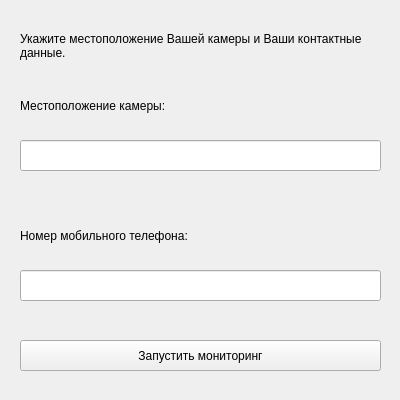
<?xml version="1.0" encoding="UTF-8"?>
<ui version="4.0">
 <class>MainWindow</class>
 <widget class="QMainWindow" name="MainWindow">
  <property name="geometry">
   <rect>
    <x>0</x>
    <y>0</y>
    <width>400</width>
    <height>400</height>
   </rect>
  </property>
  <property name="minimumSize">
   <size>
    <width>400</width>
    <height>400</height>
   </size>
  </property>
  <property name="maximumSize">
   <size>
    <width>400</width>
    <height>400</height>
   </size>
  </property>
  <property name="windowTitle">
   <string>SOWA</string>
  </property>
  <property name="windowIcon">
   <iconset>
    <normaloff>.\ICON_reg.png</normaloff>
   </iconset>
  </property>
  <widget class="QWidget" name="centralwidget">
   <widget class="QLabel" name="label_name">
    <property name="geometry">
     <rect>
      <x>20</x>
      <y>20</y>
      <width>361</width>
      <height>51</height>
     </rect>
    </property>
    <property name="text">
     <string>Укажите местоположение Вашей камеры и Ваши контактные данные.</string>
    </property>
    <property name="wordWrap">
     <bool>true</bool>
    </property>
   </widget>
   <widget class="QLabel" name="label_location">
    <property name="geometry">
     <rect>
      <x>20</x>
      <y>90</y>
      <width>271</width>
      <height>31</height>
     </rect>
    </property>
    <property name="text">
     <string>Местоположение камеры:</string>
    </property>
   </widget>
   <widget class="QLineEdit" name="location_input">
    <property name="geometry">
     <rect>
      <x>20</x>
      <y>140</y>
      <width>361</width>
      <height>31</height>
     </rect>
    </property>
   </widget>
   <widget class="QLabel" name="label_personal">
    <property name="geometry">
     <rect>
      <x>20</x>
      <y>210</y>
      <width>351</width>
      <height>51</height>
     </rect>
    </property>
    <property name="text">
     <string>Номер мобильного телефона:</string>
    </property>
    <property name="wordWrap">
     <bool>true</bool>
    </property>
   </widget>
   <widget class="QLineEdit" name="personal_input">
    <property name="geometry">
     <rect>
      <x>20</x>
      <y>270</y>
      <width>361</width>
      <height>31</height>
     </rect>
    </property>
   </widget>
   <widget class="QPushButton" name="monitoring_button">
    <property name="geometry">
     <rect>
      <x>20</x>
      <y>340</y>
      <width>361</width>
      <height>31</height>
     </rect>
    </property>
    <property name="text">
     <string>Запустить мониторинг</string>
    </property>
   </widget>
  </widget>
 </widget>
 <resources/>
 <connections/>
</ui>
